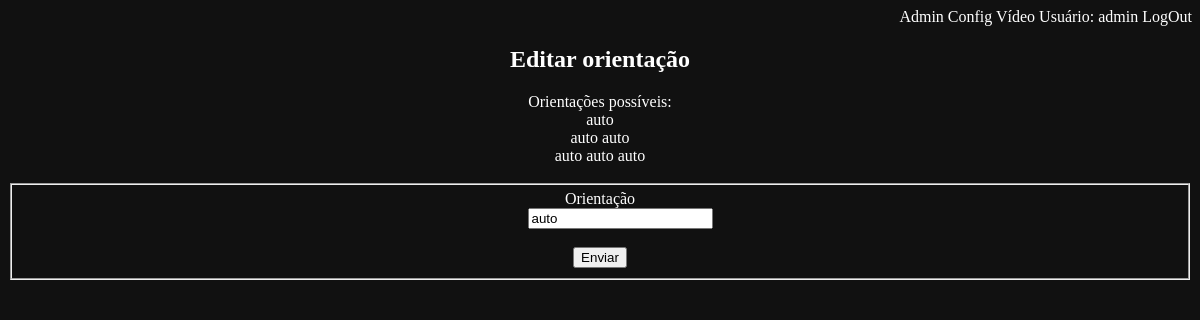
/config_edit_orientacao?id=1 (signed in), run on an earlier commit of the app's database.
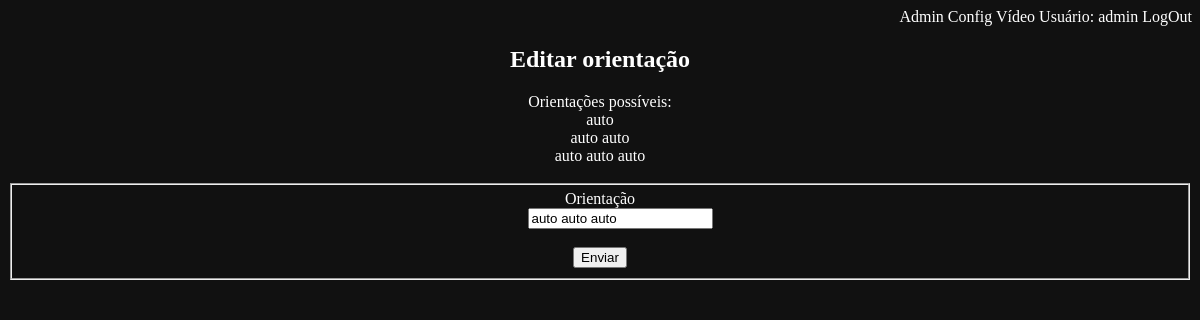
And on a later commit of the database.
### models.py (models this page shows, shortened)
class ConfigModel(db.Model):
    __tablename__ = "config"
    id = db.Column(db.Integer, primary_key=True)
    orientacao = db.Column(db.Text())
    width = db.Column(db.Text())
    height = db.Column(db.Text())

### app.py (the view)
@app.route('/config_edit_orientacao', methods=['GET', 'POST'])
@login_required
def config_edit_orientacao():
    crud = Crud()
    id=request.args.get('id')
    config = crud.retrieve_one(id, ConfigModel)
    form = OrientacaoForm(orientacao=config.orientacao)
    if form.validate_on_submit():
        config.set_orientacao(form.orientacao.data)
        crud.update('')
        return redirect(url_for('config'))
    return render_template('config_edit_orientacao.html', form=form)

### forms.py
class OrientacaoForm(FlaskForm):
    id = HiddenField('id')
    orientacao = StringField('Orientação', validators=[DataRequired()])
    submit = SubmitField('Enviar')

### app.py (called while the page is built)
@app.after_request
def add_header(response):
    response.headers['X-UA-Compatible'] = 'IE=Edge,chrome=1'
    response.headers['Cache-Control'] = 'no-cache, no-store, must-revalidate'
    response.headers['Pragma'] = 'no-cache'
    response.headers['Expires'] = '0'
    return response

### blueprints/login/login_bp.py (called while the page is built)
@login_manager.user_loader
def load_user(user_id):
    return UserModel.query.get(user_id)

### crud.py (called while the page is built)
    def retrieve_one(self, id, ClassModel):
        try:
            query = ClassModel.query.filter_by(id=id).first()
        except:
            flash("Erro na busca")
        return query

### templates/config_edit_orientacao.html (shortened to what this page needs)
{% extends "template.html" %}
{% block content %}
<h2>Editar orientação</h2>
Orientações possíveis:<br>
auto<br>
auto auto<br>
auto auto auto<br><br>
<div class="form">
  {% from "_formhelpers.html" import render_field %}
  <form method="POST">
    <fieldset>
      {{ render_field(form.orientacao) }}
      {{ form.submit }}
    </fieldset>
  </form>
</div>
{% endblock %}

### templates/_formhelpers.html (shortened to what this page needs)
{% macro render_field(field) %}
  <dt>{{ field.label }} <br>
  <dd>{{ field(**kwargs)|safe }} <br><br>
  </dd>
{% endmacro %}

What changed in the data, as far as the page shows it:
changed ConfigModel: orientacao "auto" → "auto auto auto"
